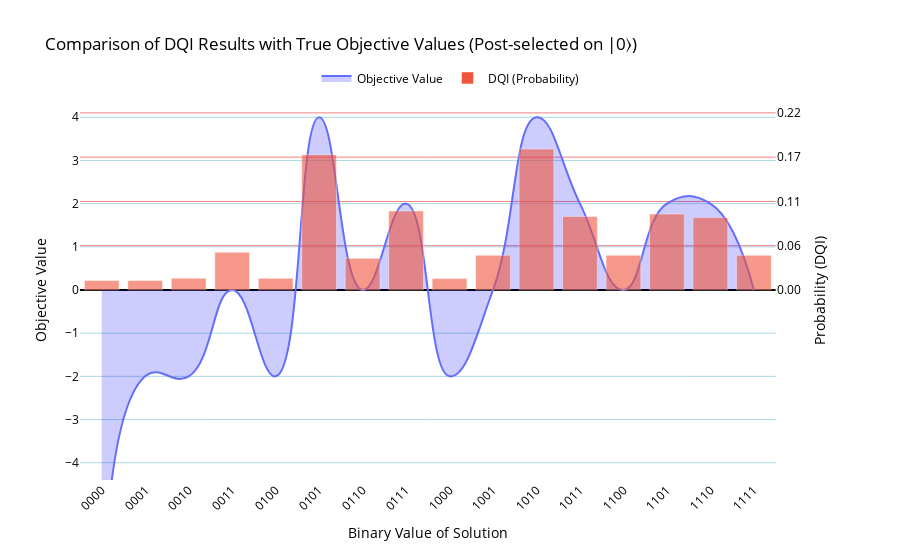

Notebook code for this chart:
### Code cell
counts_filtered = post_selection_counts(counts)
plot_results_union_plotly(
    brute_force_results,
    counts_filtered,
    plot_name="Comparison of DQI Results with True Objective Values (Post-selected on |0⟩)",
    spline_smoothing=1.3
)

### Figure 1 — Plotly figure (JSON) as saved in the notebook; plotly's stock layout.template omitted (floating-point values rounded to 4 significant figures)
{"data": [{"fill": "tozeroy", "fillcolor": "rgba(0,0,255,0.2)", "line": {"shape": "spline", "smoothing": 1.3}, "mode": "lines", "name": "Objective Value", "type": "scatter", "x": ["0000", "0001", "0010", "0011", "0100", "0101", "0110", "0111", "1000", "1001", "1010", "1011", "1100", "1101", "1110", "1111"], "xaxis": "x", "y": [-8, -2, -2, 0, -2, 4, 0, 2, -2, 0, 4, 2, 0, 2, 2, 0], "yaxis": "y"}, {"marker": {"opacity": 0.6}, "name": "DQI (Probability)", "type": "bar", "x": ["0000", "0001", "0010", "0011", "0100", "0101", "0110", "0111", "1000", "1001", "1010", "1011", "1100", "1101", "1110", "1111"], "xaxis": "x", "y": [0.01169, 0.01169, 0.0147, 0.04694, 0.01451, 0.1681, 0.0394, 0.09821, 0.01414, 0.04317, 0.1751, 0.09142, 0.04317, 0.09444, 0.0901, 0.04317], "yaxis": "y2"}], "layout": {"font": {"color": "black"}, "legend": {"orientation": "h", "x": 0.5, "xanchor": "center", "y": 1.02, "yanchor": "bottom"}, "title": {"text": "Comparison of DQI Results with True Objective Values (Post-selected on |0⟩)"}, "xaxis": {"anchor": "y", "domain": [0, 0.94], "tickangle": -45, "title": {"text": "Binary Value of Solution"}}, "yaxis": {"anchor": "x", "domain": [0, 1], "dtick": 1, "gridcolor": "lightblue", "range": [-4.4, 4.4], "showgrid": true, "tick0": 0, "title": {"text": "Objective Value"}}, "yaxis2": {"anchor": "x", "gridcolor": "lightcoral", "overlaying": "y", "range": [-0.236, 0.236], "showgrid": true, "side": "right", "tickmode": "array", "ticktext": ["0.00", "0.06", "0.11", "0.17", "0.22", "0.28", "0.33"], "tickvals": [0, 0.055, 0.11, 0.165, 0.22, 0.275, 0.33], "title": {"text": "Probability (DQI)"}, "zeroline": true, "zerolinecolor": "black", "zerolinewidth": 2}}}
